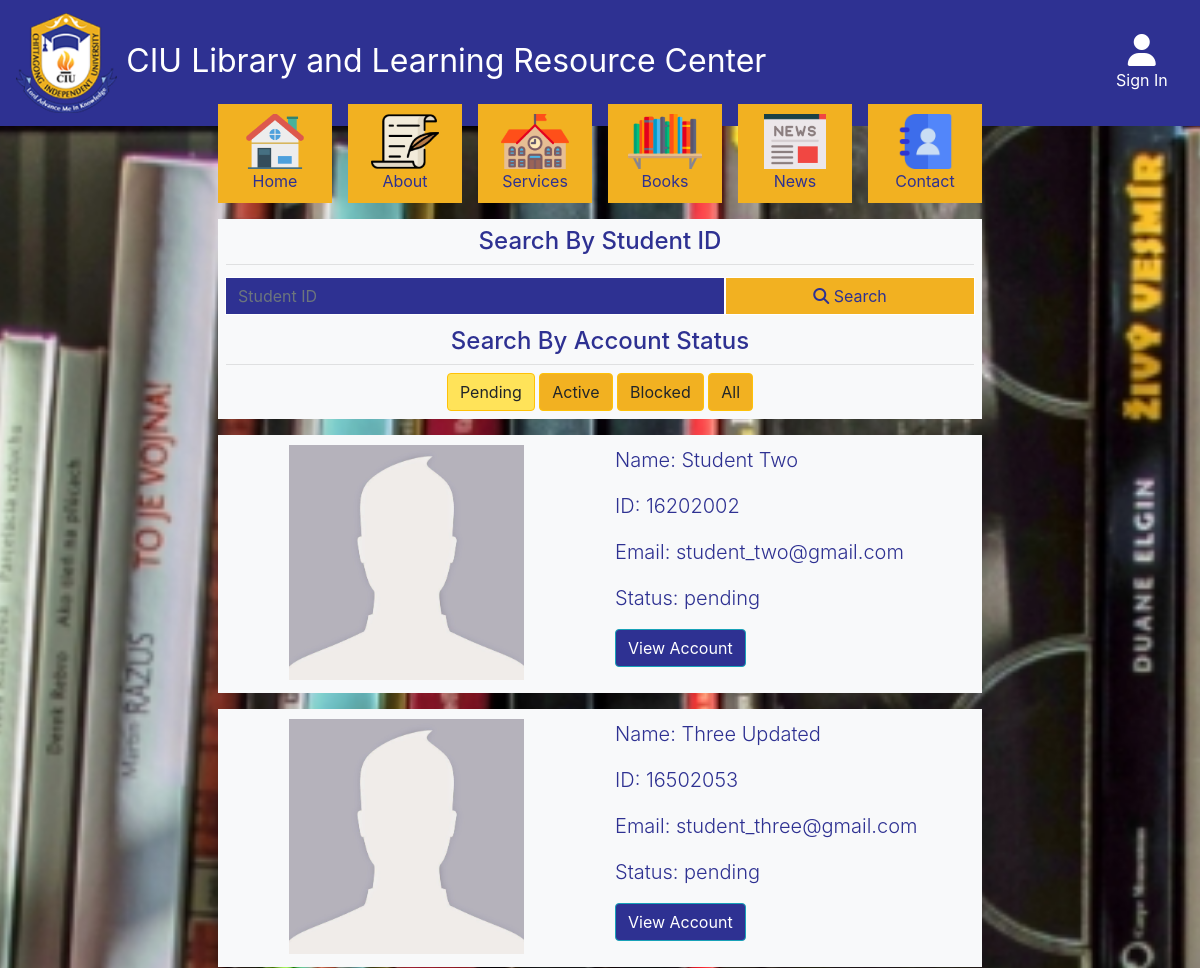
The page /student_accounts.php?status=pending&page=0 (upper part) on the database as committed earlier.
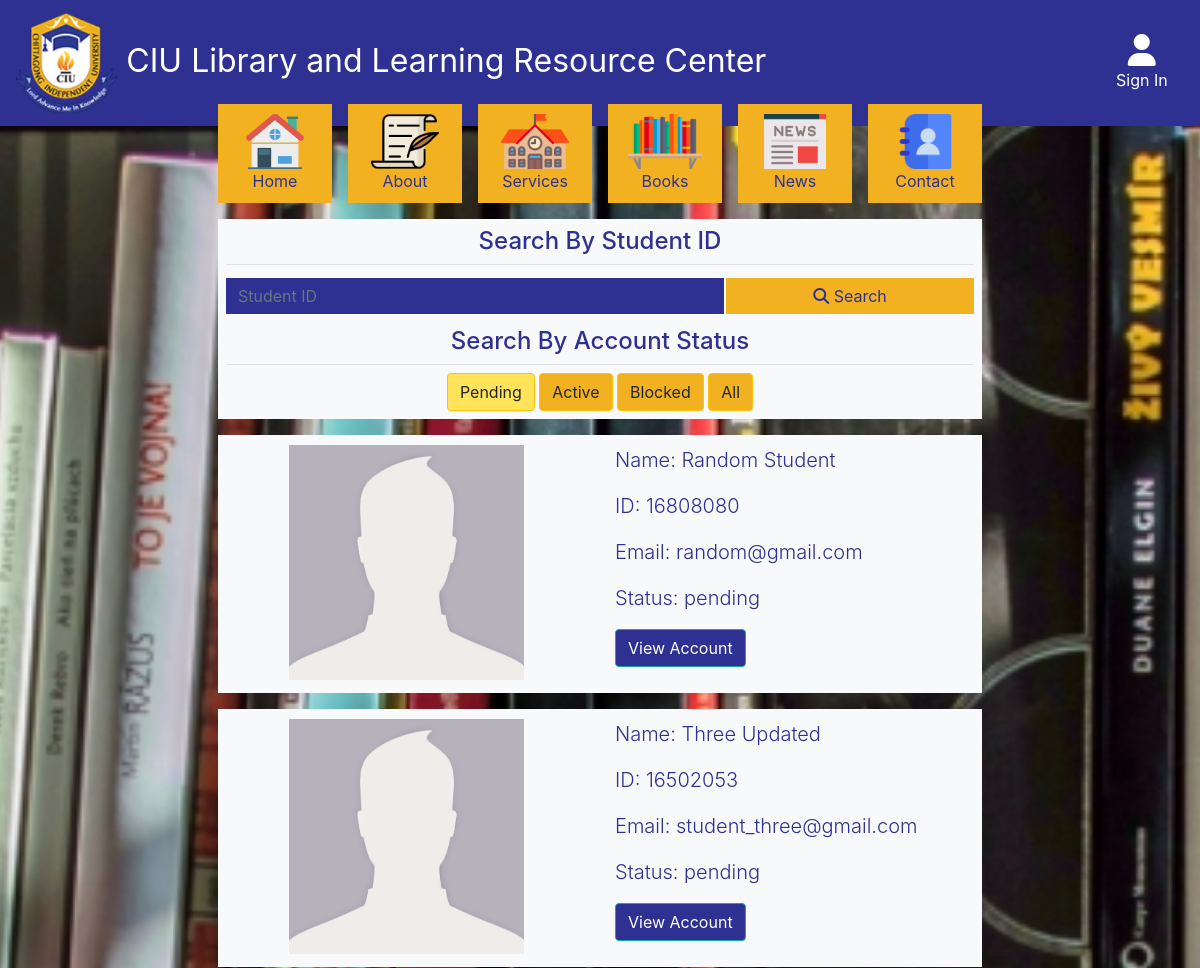
The same page on the database as committed later.
### tables this page shows
CREATE TABLE `student` (
  `id` int(11) NOT NULL,
  `name` varchar(60) NOT NULL,
  `password` varchar(255) NOT NULL,
  `status` varchar(20) NOT NULL,
  `cell` int(20) NOT NULL,
  `email` varchar(60) NOT NULL,
  `department` varchar(10) NOT NULL,
  `school` varchar(10) NOT NULL,
  `credit_system` varchar(10) NOT NULL,
  `picture` varchar(225) NOT NULL,
  `create_date` datetime NOT NULL DEFAULT CURRENT_TIMESTAMP,
  `renew_date` datetime NOT NULL DEFAULT CURRENT_TIMESTAMP,
  `valid_till` date DEFAULT NULL,
  `last_issuer_id` varchar(60) NOT NULL
);

### lib/Template.php (called while the page is built, shortened)
<?php
class Template{
    protected $template;
    public function __construct($template)
    {
        $this->template = $template;
    }
    public function __toString()
    {
        include basename($this->template);
        return ob_get_clean();
    }
}

### lib/Account.php (called while the page is built, shortened)
<?php
class Account
{
    private $db;
    public function __construct()
    {
        $this->db = new Database;
    }
    public function getStudentAccounts($status)
    {
        if ($status == 'all') {
            $query = "SELECT * FROM student ORDER BY renew_date DESC;";
            $this->db->query($query);
        } else {
            $query = "SELECT * FROM student WHERE status = :status ORDER BY renew_date DESC;";
            $this->db->query($query);
            $this->db->bind(':status', $status);
        }
        try {
            $results = $this->db->resultSet();
        } catch (Exception $e) {
            $results = false;
        }
        return $results;
    }
}

### lib/Database.php (called while the page is built, shortened)
<?php
class Database
{
    private $host = DB_HOST;
    private $user = DB_USER;
    private $pass = DB_PASS;
    private $dbname = DB_NAME;
    private $dbHandler;
    private $statement;
    public function __construct()
    {
        $dsn = 'mysql:host=' . $this->host . ';dbname=' . $this->dbname;
        $options = array(
            PDO::ATTR_PERSISTENT => true,
            PDO::ATTR_ERRMODE => PDO::ERRMODE_EXCEPTION
        );
        try {
            $this->dbHandler = new PDO($dsn, $this->user, $this->pass, $options);
        } catch (PDOException $e) {
            $this->error = $e->getMessage();
            die($this->error);
        }
    }
    public function query($query)
    {
        $this->statement = $this->dbHandler->prepare($query);
    }
    public function bind($param, $value, $type = NULL)
    {
        if (is_null($type)) {
            switch (true) {
                default:
                    $type = PDO::PARAM_STR;
            }
        }
        $this->statement->bindValue($param, $value, $type);
    }
    public function execute(){
        return $this->statement->execute();
    }
    public function resultSet(){
        $this->execute();
        return $this->statement->fetchAll(PDO::FETCH_OBJ);
    }
}

### templates/student_accounts_page.php (the view, shortened to what the changed rows need)
<!DOCTYPE html>
<html lang="en">
<head>
    <?php require_once "include/header_include.php"; ?>
</head>
<body>
    <div class="nav-window">
        <div class="container">
            <nav class="row">
                <?php
                $loopStart = $page * 10;
                $resultsSize = count($results);
                if ($resultsSize < (10 + $page * 10)) {
                    $loopEnd = $resultsSize;
                } else {
                    $loopEnd = $loopStart + 10;
                }
                for ($i = $loopStart; $i < $loopEnd; $i++) : ?>
                <div class="col-12 menuCardContainer">
                    <div class="menu-card bg-light hvr-grow">
                        <div class="row">
                            <div class="col-lg-6">
                                <img style="width: auto; height: 235px;" src="<?php echo $results[$i]->picture; ?>" alt="Image of student <?php echo $results[$i]->id; ?>">
                            </div>
                            <div class="col-lg-6 text-left">
                                <p class="lead">Name: <?php echo $results[$i]->name; ?></p>
                                <p class="lead">ID: <?php echo $results[$i]->id; ?></p>
                                <p class="lead">Email: <?php echo $results[$i]->email; ?></p>
                                <p class="lead">Status: <?php echo $results[$i]->status; ?></p>
                                <p class="text-left">
                                    <a href="<?php echo 'student_account_edit.php?id=' . $results[$i]->id; ?>" class="btn btn-info" style="background-color: #2E3192">
                                        View Account
                                    </a>
                                </p>
                            </div>
                        </div>
                    </div>
                </div>
                <?php endfor; ?>
            </nav>
        </div>
    </div>
</body>

Rows that differ between the two databases and show on the page:
no longer on this page (row edited): student: picture+id (picture), name "Student Two", id "16202002", email "student_two@gmail.com", status "pending"
added student: picture+id (picture), name "Random Student", id "16808080", email "random@gmail.com", status "pending"
